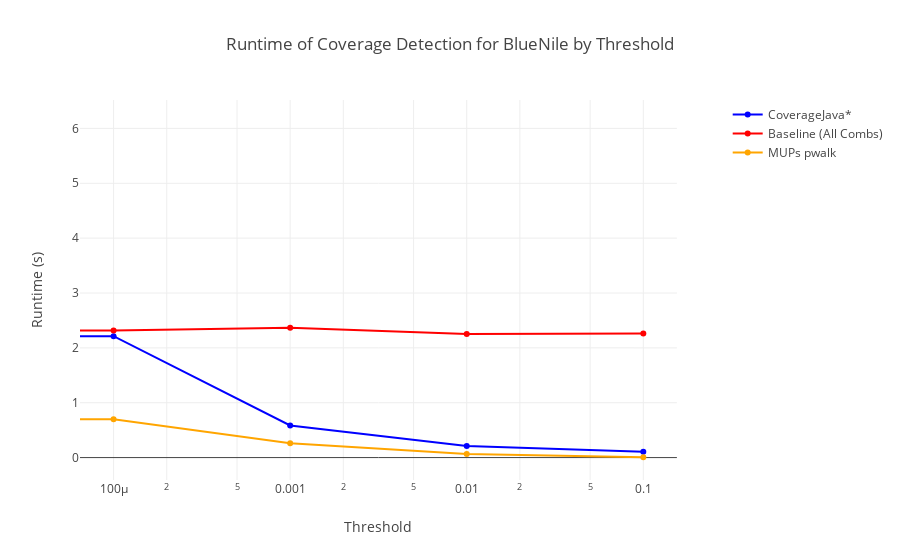

Source (notebook cell):
### Code cell
fig_t = visualize_runtime_experiment_threshold('BlueNile_109562', cov_threshold_output_bn)
fig_t.update_layout(title=f'Runtime of Coverage Detection for BlueNile by Threshold', xaxis_title='Threshold', yaxis_title='Runtime (s)', xaxis_type='log')

### Figure 1 — Plotly figure (JSON) as saved in the notebook; plotly's stock layout.template omitted (floating-point values rounded to 4 significant figures)
{"data": [{"line": {"color": "blue"}, "mode": "lines+markers", "name": "CoverageJava*", "type": "scatter", "x": [0, 0.0001, 0.001, 0.01, 0.1], "y": [6.104, 2.213, 0.5863, 0.2134, 0.1053]}, {"line": {"color": "red"}, "mode": "lines+markers", "name": "Baseline (All Combs)", "type": "scatter", "x": [0, 0.0001, 0.001, 0.01, 0.1], "xaxis": "x", "y": [0.1439, 2.318, 2.369, 2.251, 2.263], "yaxis": "y"}, {"line": {"color": "orange"}, "mode": "lines+markers", "name": "MUPs pwalk", "type": "scatter", "x": [0, 0.0001, 0.001, 0.01, 0.1], "xaxis": "x", "y": [1.132, 0.6978, 0.2615, 0.06621, 0.006212], "yaxis": "y"}], "layout": {"title": {"text": "Runtime of Coverage Detection for BlueNile by Threshold"}, "xaxis": {"anchor": "y", "domain": [0, 0.94], "title": {"text": "Threshold"}, "type": "log"}, "yaxis": {"anchor": "x", "domain": [0, 1], "title": {"text": "Runtime (s)"}}, "yaxis2": {"anchor": "x", "overlaying": "y", "side": "right", "title": {"text": "total amount of patterns"}}}}
